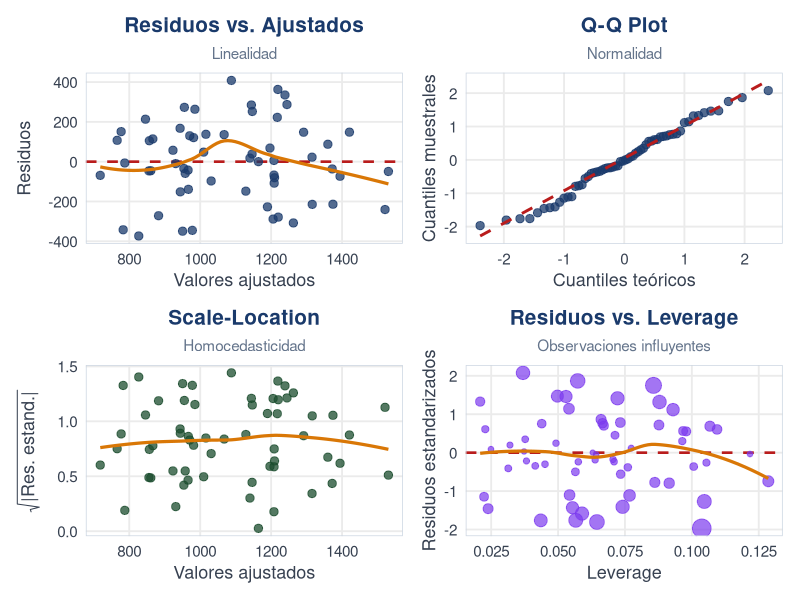

The R script that drew this image:
## ---- chunk 1
#| echo: false
#| message: false
#| warning: false
set.seed(17)
n <- 60
inversión <- runif(n, 80, 300)
altitud <- runif(n, 1200, 1900)
densidad <- runif(n, 4000, 8000)
rentabilidad <- 800 + 1.8 * inversión - 0.5 * altitud +
  0.12 * densidad + rnorm(n, 0, 180)
datos <- data.frame(rentabilidad, inversión, altitud, densidad)

vif_manual <- function(modelo) {
  X <- as.data.frame(model.matrix(modelo)[, -1, drop = FALSE])
  nombres <- names(X)
  sapply(nombres, function(var) {
    formula <- as.formula(paste(var, "~ ."))
    r2 <- summary(lm(formula, data = X))$r.squared
    1 / (1 - r2)
  })
}

modelo <- lm(rentabilidad ~ inversión + altitud + densidad, data = datos)
## ---- chunk 2
#| echo: false
#| warning: false
#| message: false
#| fig-width: 20
#| fig-height: 4.8
#| out-width: "100%"
library(ggplot2); library(patchwork)

df_d <- data.frame(
  ajustados = fitted(modelo),
  residuos  = residuals(modelo),
  std_res   = rstandard(modelo),
  sqrt_std  = sqrt(abs(rstandard(modelo))),
  leverage  = hatvalues(modelo),
  cooks     = cooks.distance(modelo)
)

tema_d <- theme_minimal(base_size = 14) +
  theme(
    plot.title       = element_text(face = "bold", hjust = 0.5,
                                    size = 15, color = "#1a3a6b"),
    plot.subtitle    = element_text(hjust = 0.5, size = 11, color = "#64748b"),
    axis.title       = element_text(size = 13, color = "#374151"),
    axis.text        = element_text(size = 11, color = "#374151"),
    panel.grid.minor = element_blank(),
    panel.border     = element_rect(color = "#cbd5e1", fill = NA, linewidth = 0.5)
  )

# 1. Residuos vs Ajustados
p1 <- ggplot(df_d, aes(ajustados, residuos)) +
  geom_hline(yintercept = 0, linetype = "dashed", color = "#b91c1c", linewidth = 0.9) +
  geom_point(color = "#1a3a6b", size = 2.5, alpha = 0.75) +
  geom_smooth(method = "loess", se = FALSE, color = "#d97706", linewidth = 1.1) +
  labs(title = "Residuos vs. Ajustados", subtitle = "Linealidad",
       x = "Valores ajustados", y = "Residuos") + tema_d

# 2. Q-Q Plot
p2 <- ggplot(df_d, aes(sample = std_res)) +
  stat_qq(color = "#1a3a6b", size = 2.5, alpha = 0.75) +
  stat_qq_line(color = "#b91c1c", linewidth = 1, linetype = "dashed") +
  labs(title = "Q-Q Plot", subtitle = "Normalidad",
       x = "Cuantiles teóricos", y = "Cuantiles muestrales") + tema_d

# 3. Scale-Location
p3 <- ggplot(df_d, aes(ajustados, sqrt_std)) +
  geom_point(color = "#1b4d2e", size = 2.5, alpha = 0.75) +
  geom_smooth(method = "loess", se = FALSE, color = "#d97706", linewidth = 1.1) +
  labs(title = "Scale-Location", subtitle = "Homocedasticidad",
       x = "Valores ajustados", y = expression(sqrt("|Res. estand.|"))) + tema_d

# 4. Residuos vs Leverage
p4 <- ggplot(df_d, aes(leverage, std_res)) +
  geom_hline(yintercept = 0, linetype = "dashed", color = "#b91c1c", linewidth = 0.9) +
  geom_point(aes(size = cooks), color = "#7c3aed", alpha = 0.7) +
  geom_smooth(method = "loess", se = FALSE, color = "#d97706", linewidth = 1.1) +
  scale_size_continuous(range = c(1.5, 6), guide = "none") +
  labs(title = "Residuos vs. Leverage", subtitle = "Observaciones influyentes",
       x = "Leverage", y = "Residuos estandarizados") + tema_d

p1 + p2 + p3 + p4
